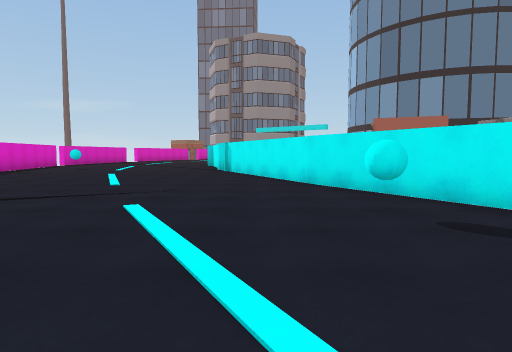
[1] (above)

16 first-person views from a walk through a scene from a Unity 3-D project. The camera is 1.3 m above the floor, tilts 4° down and sees 75° across. The floor is counted in squares, 2 m on a side. Each view is taken from the middle of a square. On the plan, view 1 faces up. The plan holds only what a view shows up to about 10 squares ahead; the rest is blank. The place goes on beyond the plan. The player character is not drawn.

[2]
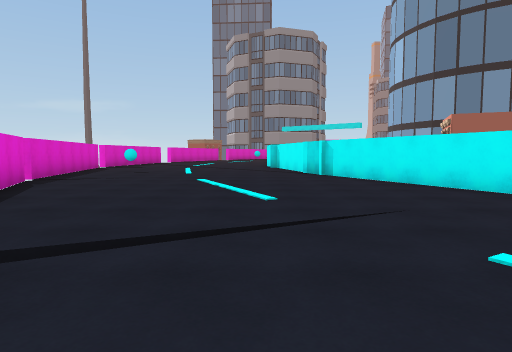

[3]
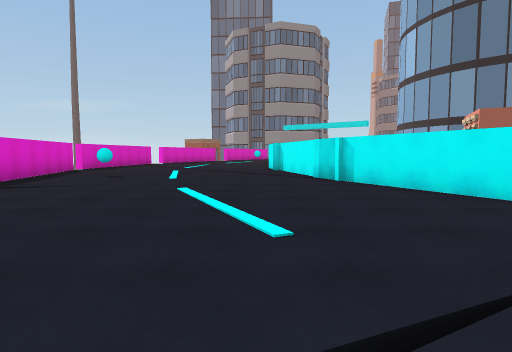

[4]
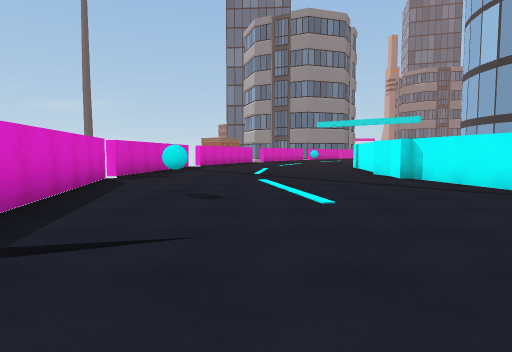

[5]
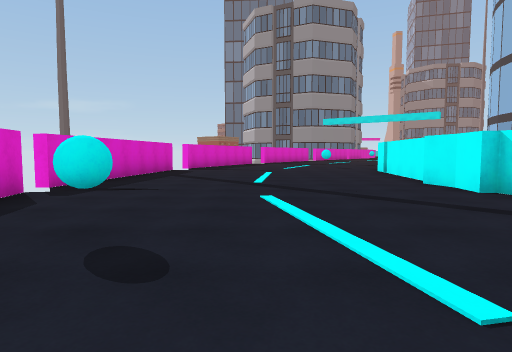

[6]
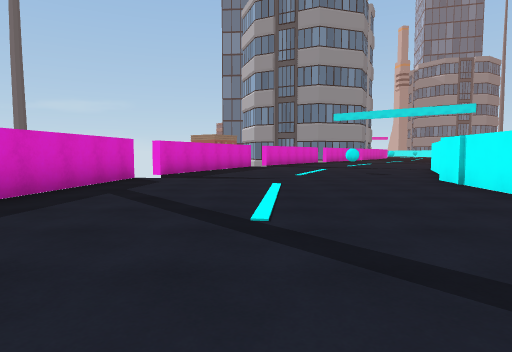

[7]
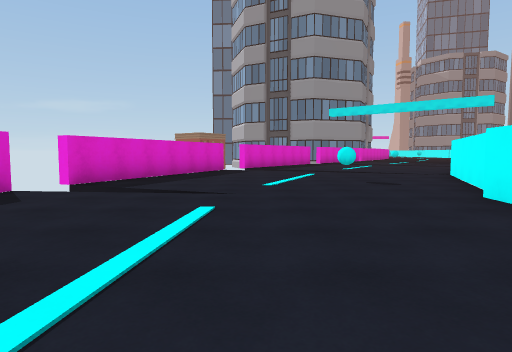

[8]
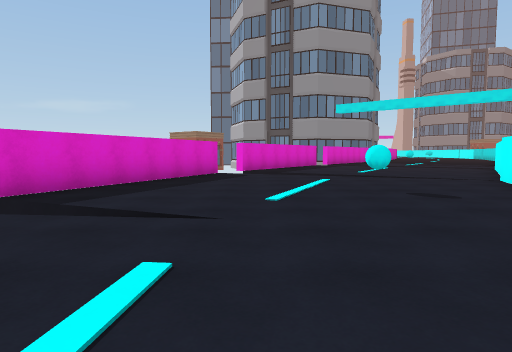

[9]
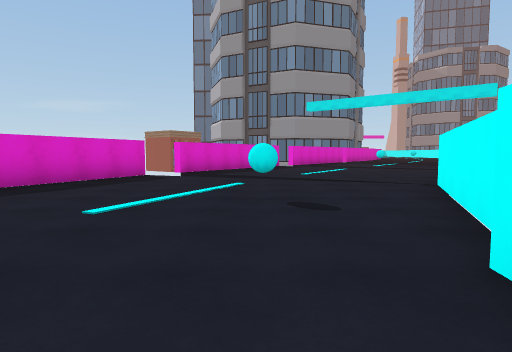

[10]
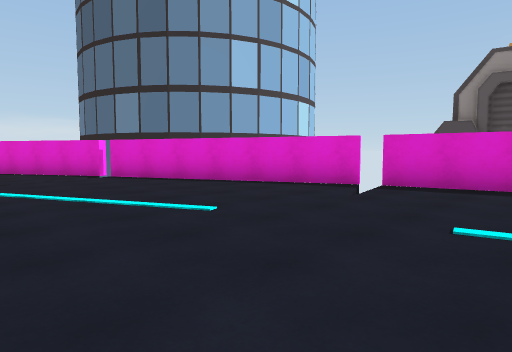

[11]
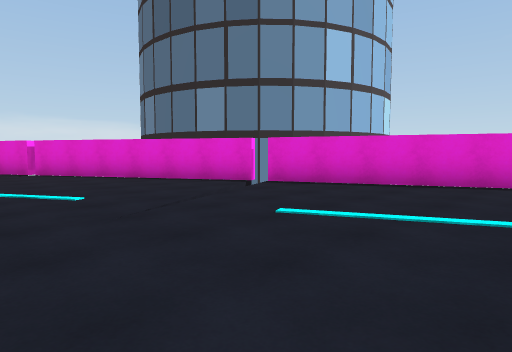

[12]
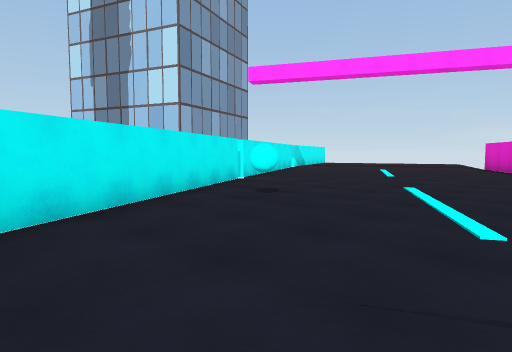

[13]
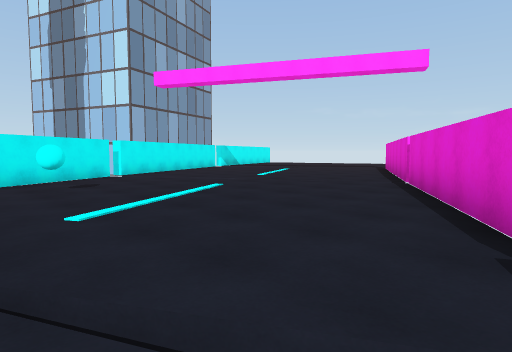

[14]
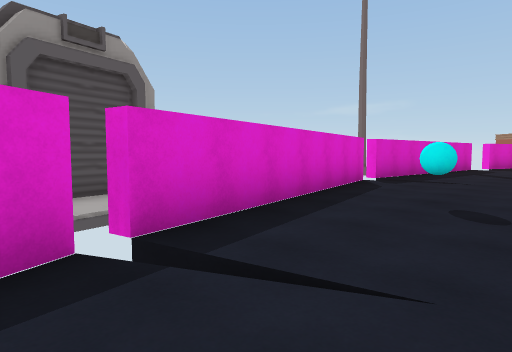

[15]
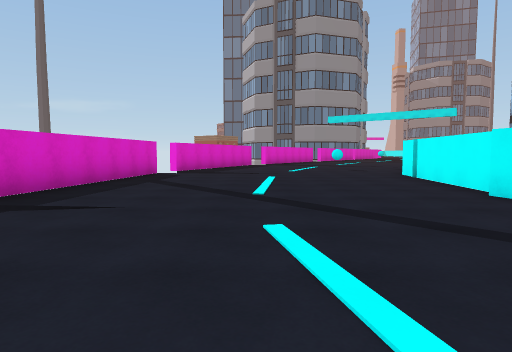

[16]
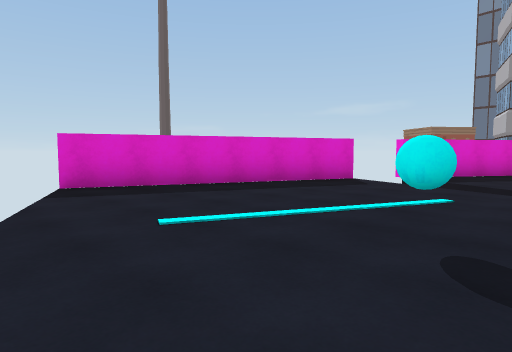

### Floor plan
Points are (right, up) in squares from view 1. A wall is a line through its corners. A room is listed if a view was taken in it or the views show most of it. See-through windows are left out.
Room 1 (views 1, 2, 3, 4, 5, 6, 7, 8, 9, 10, 11, 12, 13, 14, 15, 16)
walls: (-1.4, 13.1) (-2.1, 16.4); (-2.4, 16.3) (-2.3, 17.2) (-2.5, 18.1); (-1.1, 11.6) (-1.2, 12.3); (-2.1, 18.5) (-1.7, 22.9); (-8.4, 9.8) (-5.6, 3.7); (-9.8, 16.5) (-8.4, 10.1); (-1.1, 23.7) (0.7, 27.8); (-5.5, 3.5) (-2.3, -2.3); (-9.1, 23.7) (-9.8, 17.2); (4.3, 1.4) (1.1, 7.1) (-1.5, 12.8); (-6.2, 30.8) (-8.8, 24.7)
ways out: gap at (-9, 25)
objects: other object (-7, 14); other object (-3, 26); other object (1, 3)

Where each view was taken, in squares from view 1:
view 1: 0 up, 0 right, facing up
view 2: 2 up, 3 left, facing up
view 3: 4 up, 3 left, facing up
view 4: 8 up, 6 left, facing up
view 5: 11 up, 6 left, facing up
view 6: 15 up, 6 left, facing up
view 7: 18 up, 5 left, facing up
view 8: 20 up, 5 left, facing up
view 9: 21 up, 3 left, facing up
view 10: 13 up, 2 left, facing down-left
view 11: 9 up, 0 right, facing down-left
view 12: 7 up, 2 left, facing down-right
view 13: 5 up, 5 left, facing down-right
view 14: 9 up, 6 left, facing up-left
view 15: 13 up, 6 left, facing up
view 16: 23 up, 2 left, facing up-left
